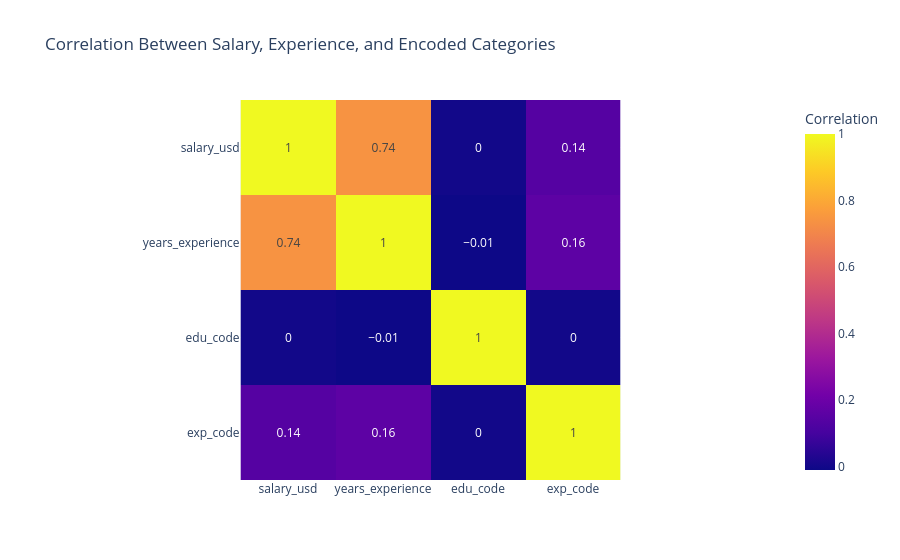

Notebook source saved alongside this figure:
### Markdown cell above
Question 3 Answer: The trend analysis of emerging skills in job postings shows that Python remains the most consistently mentioned skill, maintaining steady demand throughout the observed period. However, newer and more specialized tools such as TensorFlow, PyTorch, MLOps, and cloud platforms (AWS, GCP, Azure) are steadily rising in frequency, reflecting the industry’s ongoing shift toward AI deployment, automation, and scalable machine learning systems. The increasing mentions of MLOps and cloud technologies suggest that employers now prioritize end-to-end data science capabilities — not just modeling, but also operationalization and integration into production environments. This pattern indicates that while foundational skills like Python remain essential, curricula and training programs must evolve to include Generative AI frameworks, MLOps practices, and cloud-based machine learning to stay aligned with market trends and employer expectations.

### Code cell
# Encode categories for a quick correlation check
encoded = education_jobs.copy()
encoded['edu_code'] = encoded['education_required'].astype('category').cat.codes
encoded['exp_code'] = encoded['experience_level'].astype('category').cat.codes

corr_df = encoded[['salary_usd','years_experience','edu_code','exp_code']].corr().round(2)

fig6 = px.imshow(
    corr_df,
    text_auto=True,
    title='Correlation Between Salary, Experience, and Encoded Categories',
    labels=dict(color='Correlation')
)
fig6.show()

### Figure 1 — Plotly figure (JSON) as saved in the notebook; plotly's stock layout.template omitted (floating-point values rounded to 4 significant figures)
{"data": [{"coloraxis": "coloraxis", "hovertemplate": "x: %{x}<br>y: %{y}<br>Correlation: %{z}<extra></extra>", "name": "0", "texttemplate": "%{z}", "type": "heatmap", "x": ["salary_usd", "years_experience", "edu_code", "exp_code"], "xaxis": "x", "y": ["salary_usd", "years_experience", "edu_code", "exp_code"], "yaxis": "y", "z": [[1.0, 0.74, -0.0, 0.14], [0.74, 1.0, -0.01, 0.16], [-0.0, -0.01, 1.0, 0.0], [0.14, 0.16, 0.0, 1.0]]}], "layout": {"coloraxis": {"colorbar": {"title": {"text": "Correlation"}}, "colorscale": [[0, "#0d0887"], [0.1111, "#46039f"], [0.2222, "#7201a8"], [0.3333, "#9c179e"], [0.4444, "#bd3786"], [0.5556, "#d8576b"], [0.6667, "#ed7953"], [0.7778, "#fb9f3a"], [0.8889, "#fdca26"], [1, "#f0f921"]]}, "title": {"text": "Correlation Between Salary, Experience, and Encoded Categories"}, "xaxis": {"anchor": "y", "constrain": "domain", "domain": [0, 1], "scaleanchor": "y"}, "yaxis": {"anchor": "x", "autorange": "reversed", "constrain": "domain", "domain": [0, 1]}}}
